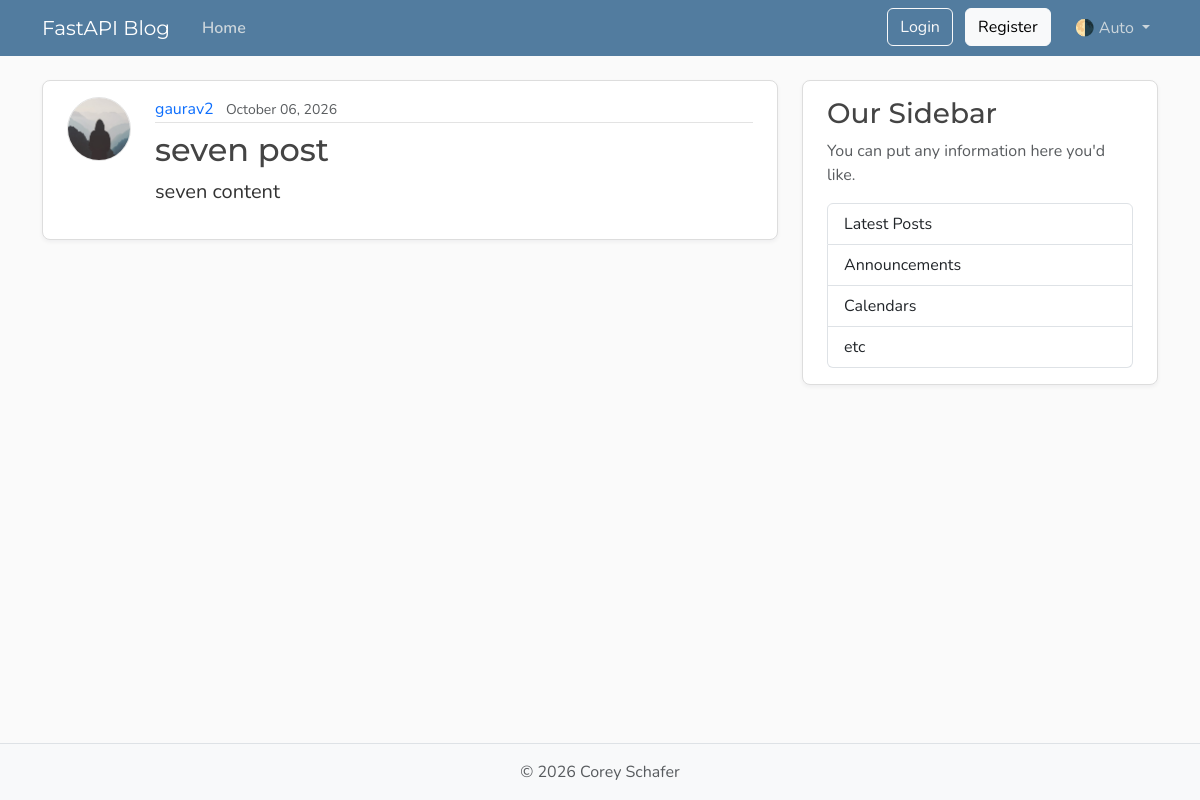
The page /posts/7 on the database as committed earlier.
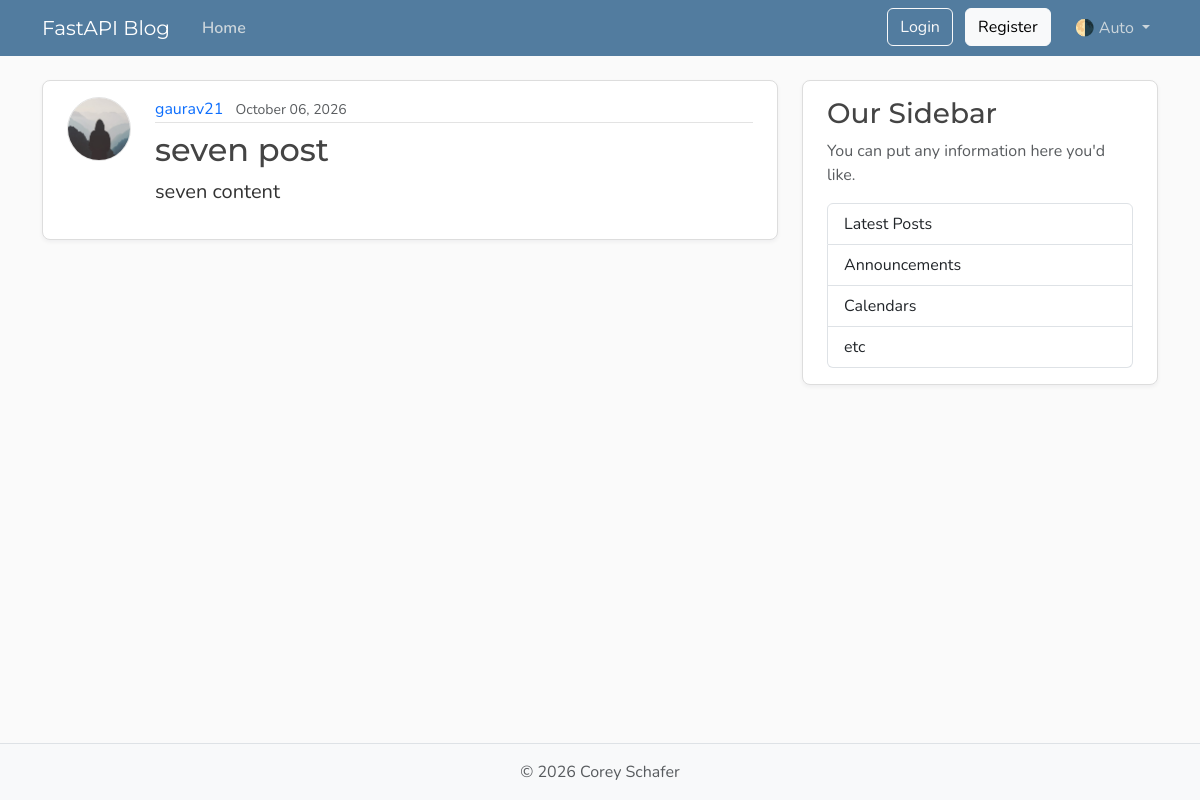
The same page on the database as committed later.
### models.py (models this page shows, shortened)
class User(Base):   # Set here cause we want to assossiate the post with each user
    __tablename__ = "users"  # Very imp if not referenced then while creating the table in metadata will show error
    id: Mapped[int] = mapped_column(Integer, primary_key=True, index=True)  # Mapped is generic type hint used by alchemy to indicate that attribute is mapped to db
    username: Mapped[str] = mapped_column(String(50), unique=True, nullable=False)
    email: Mapped[str] = mapped_column(String(120), unique=True, nullable=False)
    password_hash: Mapped[str] = mapped_column(String(200), nullable=True)
    image_file: Mapped[str | None] = mapped_column(
        String(200),
        nullable=True,
        default=None,
    )
    posts: Mapped[list[Post]] = relationship(
        back_populates="author",
        cascade="all, delete-orphan",   # delete-orphan -> This mean that if user is deleted then all the post are deleted as well
    )   # One to Many relationship. Here post can be connected to many user

### main.py (the view)
@app.get('/posts/{post_id}', status_code=status.HTTP_200_OK, include_in_schema=False)
async def post_page(request: Request, post_id: int, db: Annotated[AsyncSession, Depends(get_db)]):  # Do type hinting so we need not to do specifically
    result = await db.execute(
        Select(models.Post)
        .options(selectinload(models.Post.author))
        .where(models.Post.id == post_id)
    )
    post = result.scalars().first()
    if post:
        title = post.title[:50]
        return templates.TemplateResponse(
            request, "post.html",
            {"post": post, "title": title}
        )
    raise HTTPException(status_code=status.HTTP_404_NOT_FOUND, detail="Post was not found")

### templates/post.html (shortened to what this page needs)
{% extends "layout.html" %}
{% block content %}
    <article class="content-section py-3 px-4 mb-4">
        <div class="d-flex align-items-start gap-4">
            <img class="rounded-circle article-img flex-shrink-0"
                 src="{{ post.author.image_path }}"
                 alt="{{ post.author.username }}'s profile picture"
                 width="64"
                 height="64"
                 loading="lazy">
            <div class="flex-grow-1">
                <div class="article-metadata mb-2">
                    <a class="me-2"
                       href="{{ url_for("user_posts", user_id=post.author.id) }}">{{ post.author.username }}</a>
                    <small class="text-body-secondary">{{ post.date_posted.strftime("%B %d, %Y") }}</small>
                </div>
                <h2 class="article-title">{{ post.title }}</h2>
                <p class="article-content">{{ post.content }}</p>
            </div>
        </div>
    </article>
{% endblock content %}

Rows that differ between the two databases and show on the page:
changed User: author.username "gaurav2" → "gaurav21"
